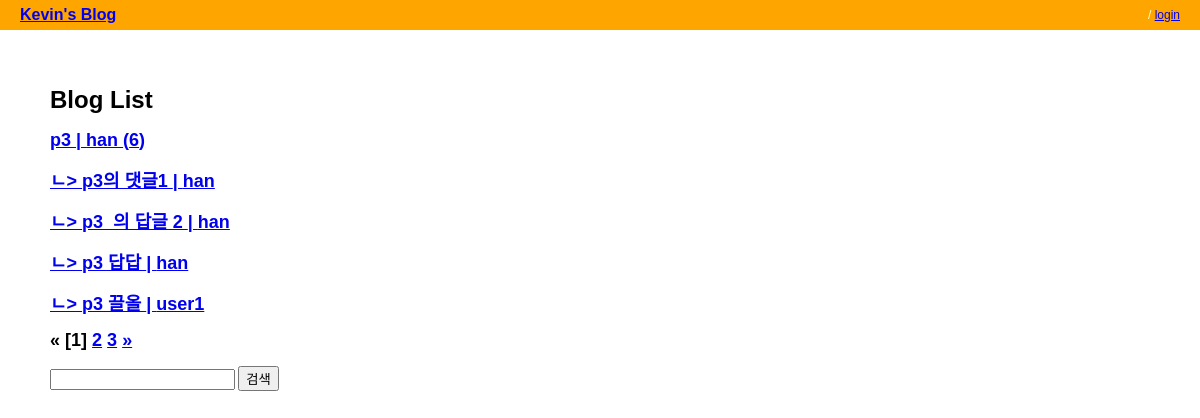
/home/, run on the app's committed database.
### myapp/models.py (models this page shows, shortened)
class Post(models.Model):
    title_text = models.CharField(max_length=50)
    writer = models.ForeignKey(User, null= True, on_delete=models.CASCADE)
    create_date = models.DateTimeField('Created date', auto_now_add= True)
    modify_date = models.DateTimeField('Modified date')
    content = models.TextField("CONTENT")
    parent_post = models.ForeignKey('self', null= True, blank= True, on_delete=models.CASCADE)
    g_order = models.IntegerField(default=0, blank= True)
    depth = models.IntegerField(default=0, blank= True)
    class Meta:
        verbose_name = 'post'
        verbose_name_plural = 'posts'
        ordering = ('-modify_date',)
    def get_comment_count(self):
        comments = Comment.objects.filter(linkedPost_id=self.id)
        return len(comments)

### myapp/views.py (the view)
# urls.py: path('',postListView, name = 'home_view'),
def postListView(request):
    post_list = Post.objects.all()
    if post_list != null:
        recentOrder = Post.objects.all().order_by('-g_order')[0].g_order
        for post in post_list:
            if post.g_order == 0:
                post.g_order = recentOrder+1
                post.save()
    post_list = Post.objects.all().order_by('-g_order','create_date')
    q = request.GET.get('qf','')
    if q:
        post_list = post_list.filter(title_text__icontains=q)
    page = request.GET.get('page',1)
    paginator = Paginator(post_list, 5)
    try:
        posts = paginator.page(page)
    except PageNotAnInteger:
        posts = paginator.page(1)
    except EmptyPage:
        posts = paginator.page(paginator.num_pages)
    return render(request, 'myapp/home.html', {'posts': posts})

### myapp/templates/myapp/home.html (shortened to what this page needs)
{% extends 'myapp/homeBar.html' %}
{% block content %}
    <div id="content">
        <h1>Blog List</h1>
        <div id="postList">
            {% for post in posts %}
                <h2>
                    <a href="{{ post.id }}">
                        {% if post.depth == 2 %}
                        ㄴ&gt;ㄴ&gt;
                        {% elif post.depth == 1 %}
                        ㄴ&gt;
                        {% endif %}
                        {{ post.title_text }} | {{ post.writer.get_username }}
                        {% if post.get_comment_count != 0 %}
                            ({{ post.get_comment_count }})
                        {% endif %}
                    </a>
                </h2>
            {% endfor %}
        </div>
        <div id = "pagination">
            {% if posts.has_other_pages %}
                <h2>
                {% if posts.has_previous %}
                   <a href="?page={{ posts.previous_page_number }}">&laquo;</a>
                {% else %}
                    <span>&laquo;</span>
                {% endif %}
                {% for i in posts.paginator.page_range %}
                    {% if posts.number == i %}
                        <span><strong>[{{ i }}]</strong></span>
                    {% else %}
                        <a href="?page={{ i }}">{{ i }}</a>
                    {% endif %}
                {% endfor %}
                {% if posts.has_next %}
                    <a href="?page={{ posts.next_page_number }}">&raquo;</a>
                {% else %}
                    <span>&raquo;</span>
                {% endif %}
                </h2>
            {% endif %}
        </div>
        <div id = "searchField">
            <form action="" method="get">
                <input type="text" name="qf" value="{{ q }}">
                <input type="submit" value="검색">
            </form>
        </div>
    </div>
{% endblock content%}

### templates/myapp/homeBar.html
{% load staticfiles %}
<link rel="stylesheet" type="text/css" href="{% static "css/base.css" %}">
<link rel="stylesheet" type="text/css" href="{% static "css/forms.css" %}">
<div id="header">
    <h2 class="maintitle"><a href="{% url 'myapp:home_view'%}"> Kevin's Blog</a></h2>
    {% if user.is_active %}
    <h4 class = "welcome">
        Welcome,<strong>{{ user.get_username }}</strong> / <a href="{%  url "myapp:logout" %}">logout</a>
    </h4>
    {% else %}
    <h4 class = "welcome"> / <a href="{%  url "login" %}">login</a></h4>
    {% endif %}
</div>
{% block content %}
{% endblock content%}

### static/css/base.css (style rules this page uses)
div#header { position: absolute; top: 0px; left: 0px; height: 30px; width: 100%; display: table; background: orange; }
div#content { position:absolute; top:70px; left:50px; right: 50px; }
div#pagination { position: relative; }
.maintitle { display: table-cell; vertical-align: middle; padding-left: 20px; color: #ffc; font-weight: bold; font-size: 16px; }
.welcome { display: table-cell; vertical-align: middle; text-align: right; padding-right: 20px; color: #ffc; font-weight: normal; font-size: 12px; }

### static/css/forms.css (style rules this page uses)
div#content { position:absolute; top:70px; left:50px; right: 50px; }

### data on the page
Post: title_text "p3", writer.get_username "han", get_comment_count "6"
Post: depth "ㄴ>", title_text "p3의 댓글1", writer.get_username "han"
Post: depth "ㄴ>", title_text "p3_의 답글 2", writer.get_username "han"
Post: depth "ㄴ>", title_text "p3 답답", writer.get_username "han"
Post: depth "ㄴ>", title_text "p3 끌올", writer.get_username "user1"

### other printed values
{{ i }} "1"
{{ i }} "2" "3"
